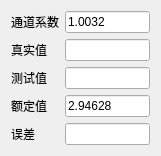
  <widget class="QWidget" name="layoutWidget">
   <property name="geometry">
    <rect>
     <x>40</x>
     <y>161</y>
     <width>161</width>
     <height>156</height>
    </rect>
   </property>
   <layout class="QFormLayout" name="formLayout_3">
    <item row="0" column="0">
     <widget class="QLabel" name="label_272">
      <property name="text">
       <string>通道系数</string>
      </property>
     </widget>
    </item>
    <item row="0" column="1">
     <widget class="QLineEdit" name="channel_index">
      <property name="text">
       <string>1.0032</string>
      </property>
     </widget>
    </item>
    <item row="1" column="0">
     <widget class="QLabel" name="label_273">
      <property name="text">
       <string>真实值</string>
      </property>
     </widget>
    </item>
    <item row="1" column="1">
     <widget class="QLineEdit" name="real_value"/>
    </item>
    <item row="2" column="0">
     <widget class="QLabel" name="label_275">
      <property name="text">
       <string>测试值</string>
      </property>
     </widget>
    </item>
    <item row="2" column="1">
     <widget class="QLineEdit" name="test_value">
      <property name="text">
       <string/>
      </property>
     </widget>
    </item>
    <item row="3" column="0">
     <widget class="QLabel" name="label_274">
      <property name="text">
       <string>额定值</string>
      </property>
     </widget>
    </item>
    <item row="3" column="1">
     <widget class="QLineEdit" name="rated_value">
      <property name="text">
       <string>2.94628</string>
      </property>
     </widget>
    </item>
    <item row="4" column="0">
     <widget class="QLabel" name="label_276">
      <property name="text">
       <string>误差</string>
      </property>
     </widget>
    </item>
    <item row="4" column="1">
     <widget class="QLineEdit" name="cal_error"/>
    </item>
   </layout>
  </widget>
